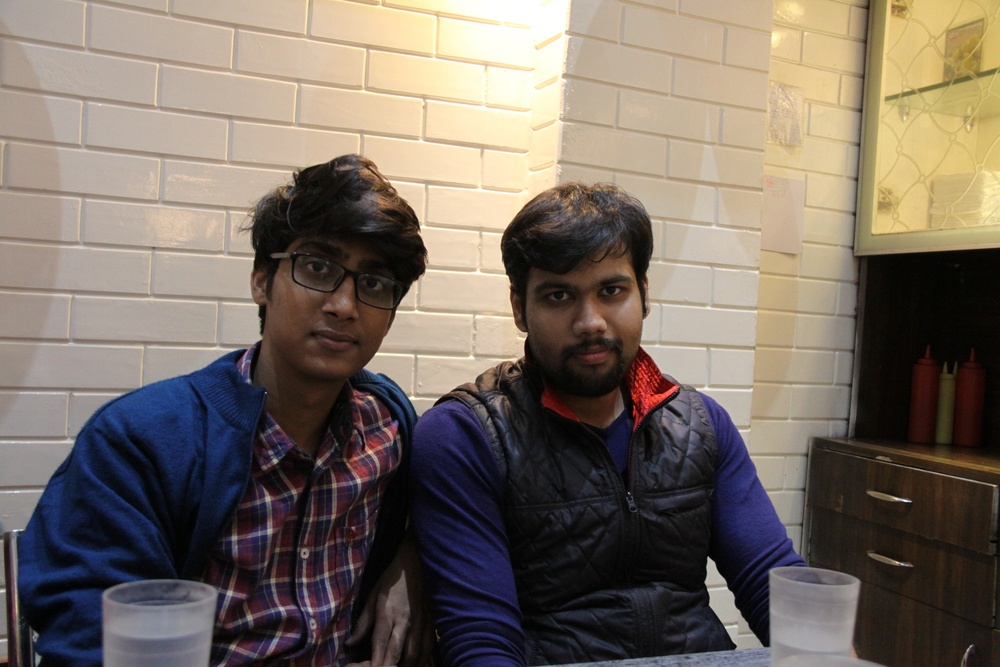
#> input picture AR filters/3.JPG, 1000 x 667 px, shrunk from 4752 x 3168 before the run, found by its file name
$ python face_recog_2.py 3.JPG 3.JPG   (older library calls are emulated)
#> lines starting #> are read from the running program, lines starting #| are printed output that depends on the picture; after the words box and inside, x2 and y2 are one past the last pixel; in counts of white or black regions, pixels touching at a corner belong together
import cv2
import sys

# Get user supplied values
#imagePath = sys.argv[1]
#cascPath = sys.argv[2]

# Create the haar cascade
faceCascade = cv2.CascadeClassifier('haarcascade_frontalface_default.xml')

# Read the image
image = cv2.imread('3.jpg')
#> image is the input picture: shape (667, 1000, 3); mean B, G, R 98.7, 108.6, 119.7
gray = cv2.cvtColor(image, cv2.COLOR_BGR2GRAY)
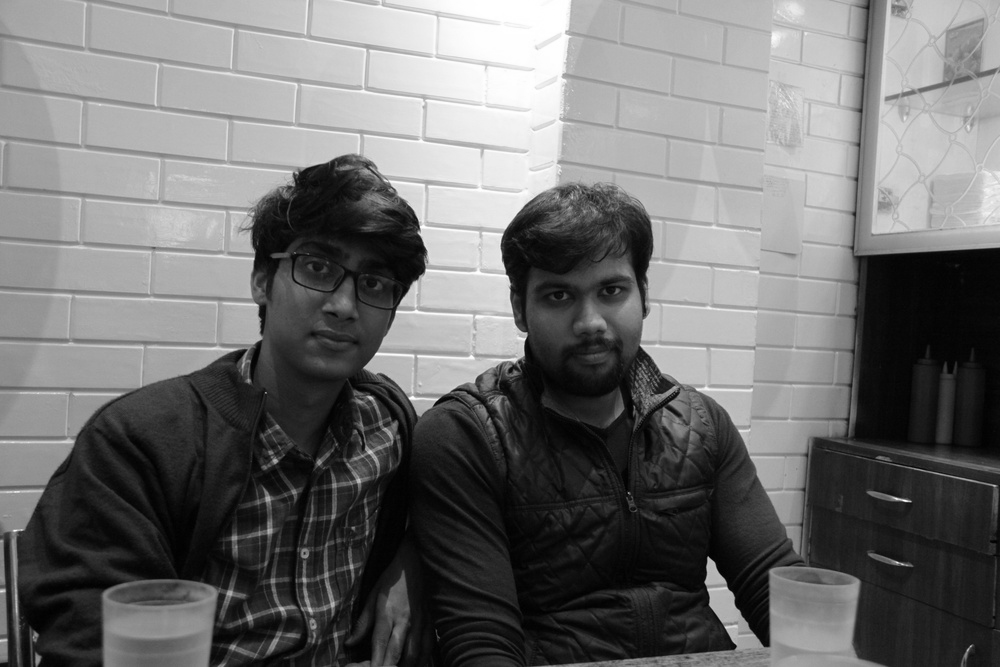
#> gray: shape (667, 1000); min 0, max 255, mean 110.8

# Detect faces in the image
faces = faceCascade.detectMultiScale(
    gray,
    scaleFactor=1.1,
    minNeighbors=5,
    minSize=(30, 30),
    flags = cv2.cv.CV_HAAR_SCALE_IMAGE
)
#> faces = [[276, 233, 136, 136], [522, 244, 139, 139]]

print("Found {0} faces!".format(len(faces)))
#| Found 2 faces!

# Draw a rectangle around the faces
for (x, y, w, h) in faces:
    cv2.rectangle(image, (x, y), (x+w, y+h), (0, 255, 0), 2)
#> this loop made 2 passes
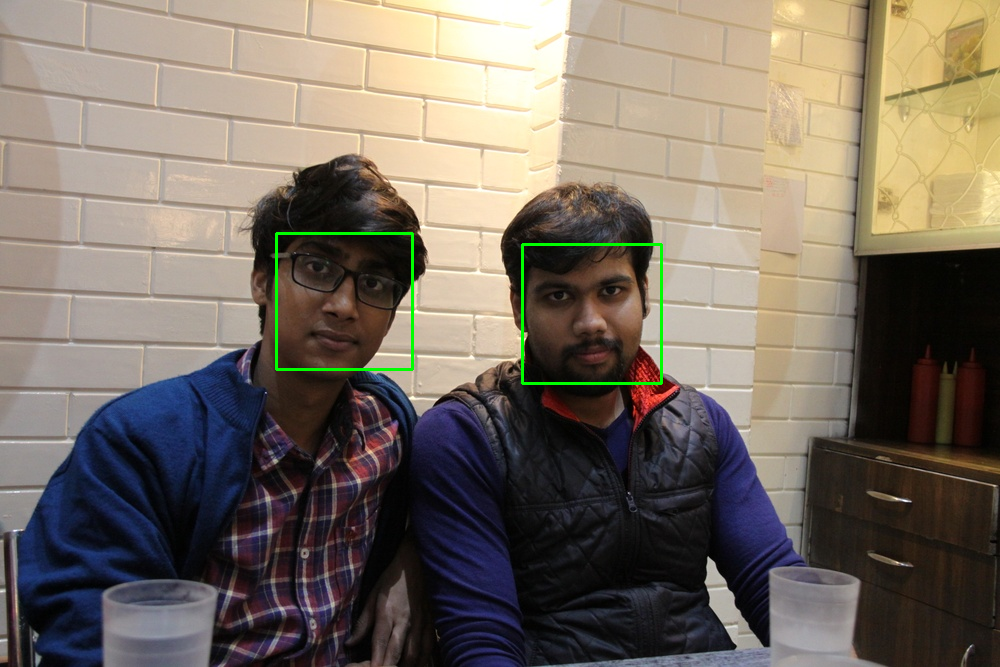
#> image: shape (667, 1000, 3); 0.49% of pixels changed, all inside (x1, y1, x2, y2) = (275, 232, 663, 385)

cv2.imshow("Faces found", image)
cv2.waitKey(0)

$ run again, with AR filters/1.JPG copied over AR filters/3.JPG
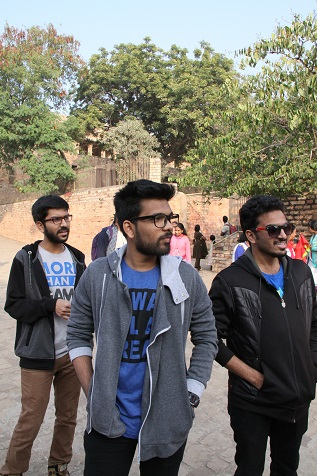
#> input picture AR filters/1.JPG, 317 x 476 px, found by its file name
#> image is the input picture: shape (476, 317, 3); mean B, G, R 108.2, 116.3, 118.5
#> `gray = cv2.cvtColor(image, cv2.COLOR_BGR2GRAY)`:
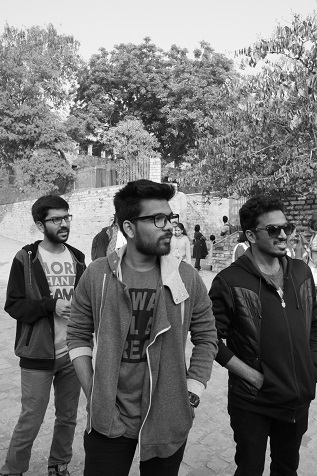
#> gray: shape (476, 317); min 0, max 254, mean 116
#> faces = [[44, 206, 34, 34]]
#| Found 1 faces!
#> the loop `for (x, y, w, h) in faces:` made 1 pass
#> after the loop `for (x, y, w, h) in faces:`:
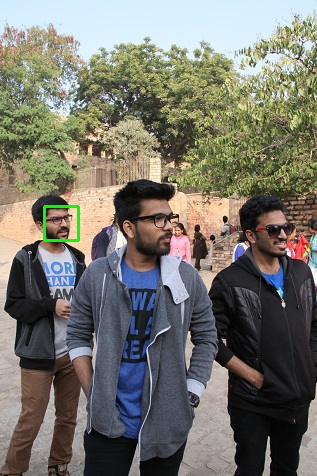
#> image: shape (476, 317, 3); 0.27% of pixels changed, all inside (x1, y1, x2, y2) = (43, 205, 80, 242)

$ run again, with AR filters/2.jpg copied over AR filters/3.JPG
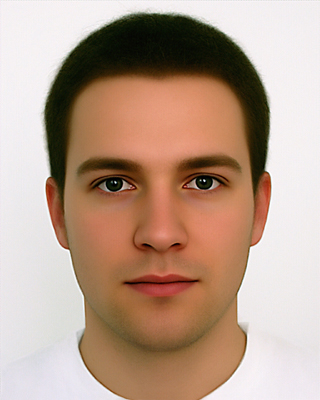
#> input picture AR filters/2.jpg, 320 x 400 px, found by its file name
#> image is the input picture: shape (400, 320, 3); mean B, G, R 140.9, 158, 184.4
#> `gray = cv2.cvtColor(image, cv2.COLOR_BGR2GRAY)`:
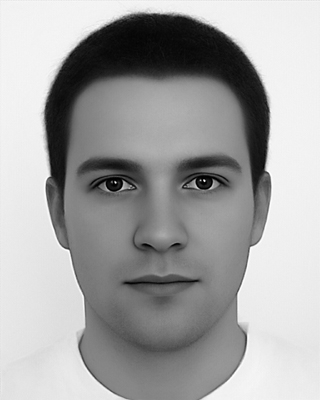
#> gray: shape (400, 320); min 0, max 255, mean 164
#> faces = [[45, 94, 228, 228]]
#| Found 1 faces!
#> the loop `for (x, y, w, h) in faces:` made 1 pass
#> after the loop `for (x, y, w, h) in faces:`:
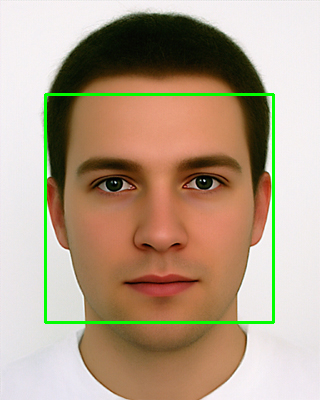
#> image: shape (400, 320, 3); 2.13% of pixels changed, all inside (x1, y1, x2, y2) = (44, 93, 275, 324)
